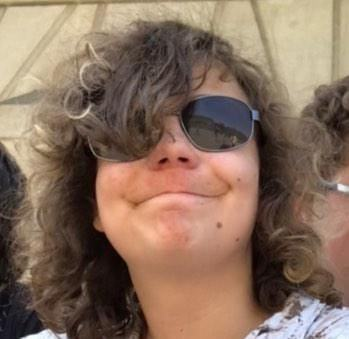
#> input picture 481193015_2450922415244303_6756899167528948330_n.jpg, 349 x 339 px
$ python update_photo.py
#> lines starting #> are read from the running program, lines starting #| are printed output that depends on the picture
"""
Crop 481193015_2450922415244303_6756899167528948330_n.jpg into a circular 500x500 headshot.
"""
from PIL import Image, ImageDraw
import os

# Open the image
img_path = os.path.join(os.path.dirname(__file__), "..", "481193015_2450922415244303_6756899167528948330_n.jpg")
img = Image.open(img_path)
#> img is the input picture: PIL image 349x339 RGB; mean R, G, B 136.3, 110.9, 93.7
print(f"Original size: {img.size}")
#| Original size: (349, 339)

# Crop to center square
crop_size = min(img.size)
#> crop_size = 339
left = (img.size[0] - crop_size) // 2
#> left = 5
top = (img.size[1] - crop_size) // 2
#> top = 0
cropped = img.crop((left, top, left + crop_size, top + crop_size))
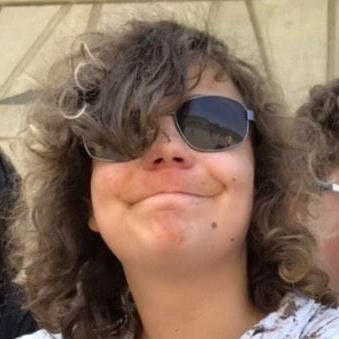
#> cropped: PIL image 339x339 RGB; mean R, G, B 136.4, 110.8, 93.5
print(f"Cropped size: {cropped.size}")
#| Cropped size: (339, 339)

# Resize to 500x500
resized = cropped.resize((500, 500), Image.LANCZOS)
print(f"Resized to: {resized.size}")
#| Resized to: (500, 500)

# Create circular mask
mask = Image.new("L", (500, 500), 0)
#> mask: PIL image 500x500 L; every value is 0
draw = ImageDraw.Draw(mask)
draw.ellipse((0, 0, 500, 500), fill=255)

# Apply mask and save as PNG with alpha
output = Image.new("RGBA", (500, 500), (0, 0, 0, 0))
#> output: PIL image 500x500 RGBA; every value is 0
output.paste(resized, (0, 0), mask)
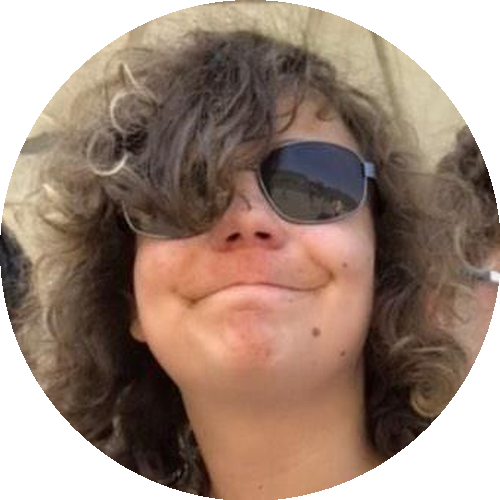
#> output: PIL image 500x500 RGBA; mean R, G, B, A 103.3, 80.8, 67.3, 200.9; transparent parts drawn white

output_path = os.path.join(os.path.dirname(__file__), "profile_photo.png")
output.save(output_path)
print(f"Saved to: {output_path}")
print(f"File exists: {os.path.exists(output_path)}")
print(f"File size: {os.path.getsize(output_path)}")
print("Done!")
